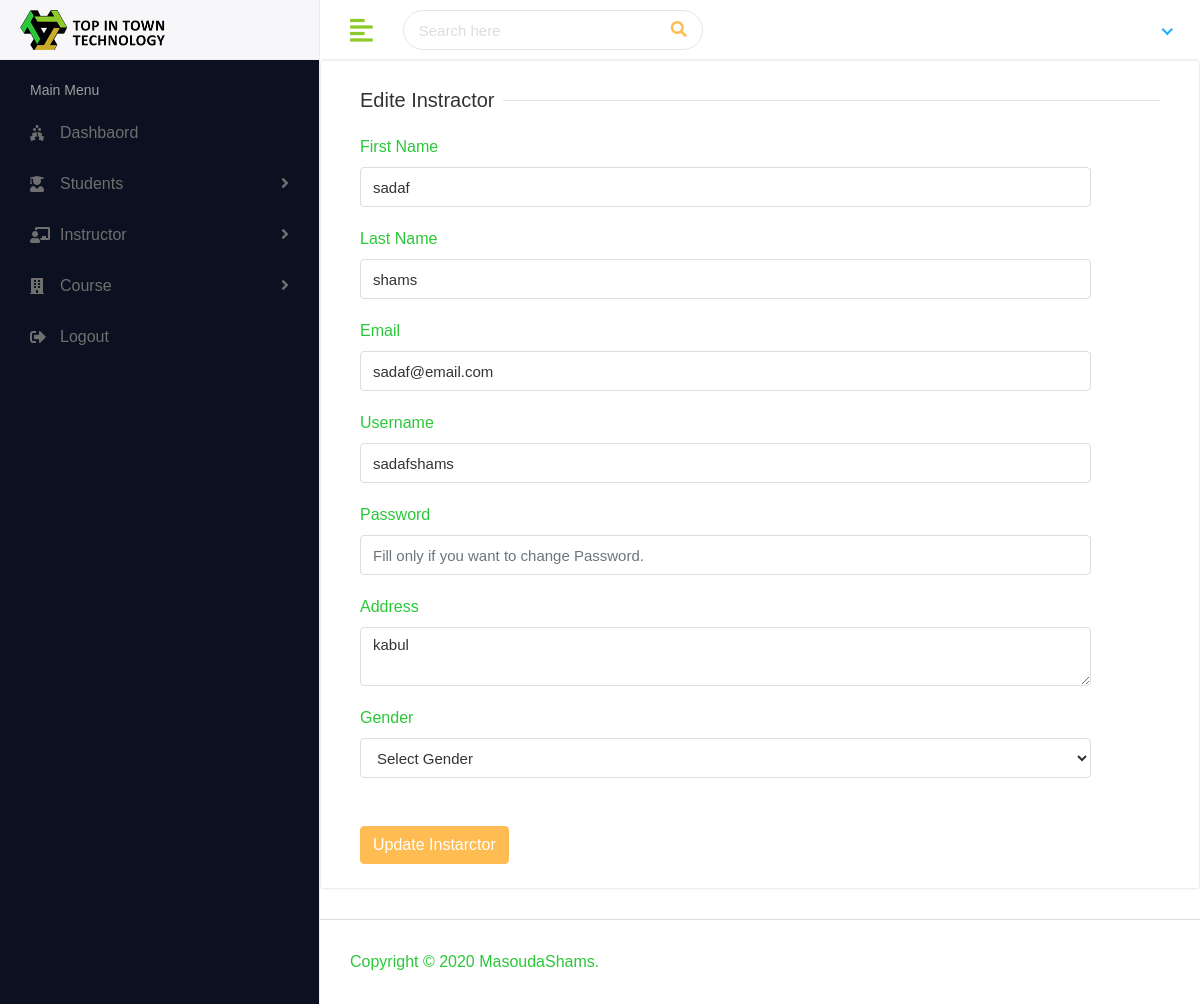
The page /hod/Staff/Edit/6 on the database its author committed.
### myapp/models.py (models this page shows, shortened)
class Staff(models.Model):
    admin=models.OneToOneField(CustomUser,on_delete=models.CASCADE)
    address=models.TextField()
    gender=models.CharField(max_length=180)
    created_at=models.DateTimeField(auto_now_add=True)
    updated_at=models.DateTimeField(auto_now=True)

class CustomUser(AbstractUser):
    USER=(
        (1,'hod'),
        (2,'staff'),
        (3,'student'),
    )
    user_type=models.CharField(choices=USER, max_length=56, default=1)

### lms/hod_views.py (the view)
# urls.py: path('hod/Staff/Edit/<str:id>',hod_views.edit_staff,name='edit_staff'),
def edit_staff(request,id):
    staff=Staff.objects.get(id=id)
    context={
        'staff':staff
    }
    return render(request,'hod/edit_staff.html',context)

### templates/hod/edit_staff.html (shortened to what this page needs)
{% extends 'base.html' %}
{% block content %}
  <div class="row">
                  <div class="col-sm-12">
                     <div class="card">
                        <div class="card-body">
                           <form method="post" action="{% url 'update_staff' %}" enctype="multipart/form-data">
                                 <div class="col-12">
                                    <h5 class="form-title"><span>Edite Instractor</span></h5>
                                 </div>
                                 <div class="col-sm-11">
                                    <div class="form-group">
                                       <label>First Name</label>
                                       <input type="text" class="form-control" name="first_name" value="{{staff.admin.first_name}}" required>
                                    </div>
                                 </div>
                                 <div class="col-sm-11">
                                    <div class="form-group">
                                       <label>Last Name</label>
                                       <input type="text" class="form-control" name="last_name" value="{{staff.admin.last_name}}" required>
                                    </div>
                                 </div>
                               <div class="col-sm-11">
                                    <div class="form-group">
                                       <label>Email</label>
                                       <input type="text" class="form-control" name="email" value="{{staff.admin.email}}" required>
                                    </div>
                                 </div>
                               <div class="col-sm-11">
                                    <div class="form-group">
                                       <label>Username</label>
                                       <input type="text" class="form-control" name="username" value="{{staff.admin.username}}" required>
                                    </div>
                                 </div>
                               <div class="col-sm-11">
                                    <div class="form-group">
                                       <label>Password</label>
                                       <input type="password" class="form-control" name="password" placeholder="Fill only if you want to change Password.">
                                    </div>
                                 </div>
                               <div class="col-sm-11">
                                    <div class="form-group">
                                        <label>Address</label>
                                        <textarea class="form-control" name="address"  required>{{staff.address}}</textarea>
                                    </div>
                                 </div>
                               <div class="col-sm-11">
                                    <label>Gender</label>
                                       <select class="form-control" name="gender" required>
                                          <option>Select Gender</option>
                                       </select>
                                 </div>
                              <br>
                               <br>
                                 <div class="col-12">
                                    <button type="submit" class="btn btn-primary">Update Instarctor</button>
                                 </div>
                           </form>
                        </div>
                     </div>
                  </div>
               </div>
{% endblock %}

### static/assets/css/style.css (style rules this page uses)
html { height: 100%; }
body { background-color: #fff; color: #2BC738; font-family: 'Poppins', sans-serif; font-size: 1rem; height: 100%; line-height: 1.5; overflow-x: hidden; }
h1, h2, h3, h4, h5, h6 { font-family: 'Poppins', sans-serif; margin-top: 0; }
.form-control { border: 1px solid #ddd; box-shadow: none; color: #333; font-size: 15px; height: 40px; }
input, button, a { transition: all 0.4s ease; -moz-transition: all 0.4s ease; -o-transition: all 0.4s ease; -ms-transition: all 0.4s ease; -webkit-transition: all 0.4s ease; }
input, input:focus, button, button:focus { outline: none; }
input[type=text], input[type=password] { -webkit-appearance: none; -moz-appearance: none; appearance: none; }
textarea.form-control { resize: vertical; }
.form-group { margin-bottom: 1.25rem; }
.btn-primary { background-color: #FFBC53; border: 1px solid #FFBC53; }
.card { border: 1px solid #ececf5; box-shadow: 0 1px 3px 0 rgba(0, 0, 0, 0.03); margin-bottom: 1.875rem; }
.card-body { padding: 1.5rem; }
.form-title { width: 100%; max-width: 100%; padding: 0; font-size: 1.25rem; font-weight: 500; line-height: inherit; color: #333; white-space: normal; position: relative; display: block; margin-bottom: 20px; }
.form-title:before { content: ""; position: absolute; left: 0px; right: 0px; height: 1px; top: 50%; background-color: rgba(0, 0, 0, 0.1); }
.form-title span { padding: 0px 0.5rem 0 0; background-color: #fff; display: inline-block; z-index: 2; position: relative; }

### templates/base.html (style rules this page uses)
body { background-color: #fff; color: #2BC738; font-family: 'Poppins', sans-serif; font-size: 1rem; height: 100%; line-height: 1.5; overflow-x: hidden; }

### rows shown on the page
Staff: first_name "sadaf", last_name "shams", email "sadaf@email.com", username "sadafshams", address "kabul"
